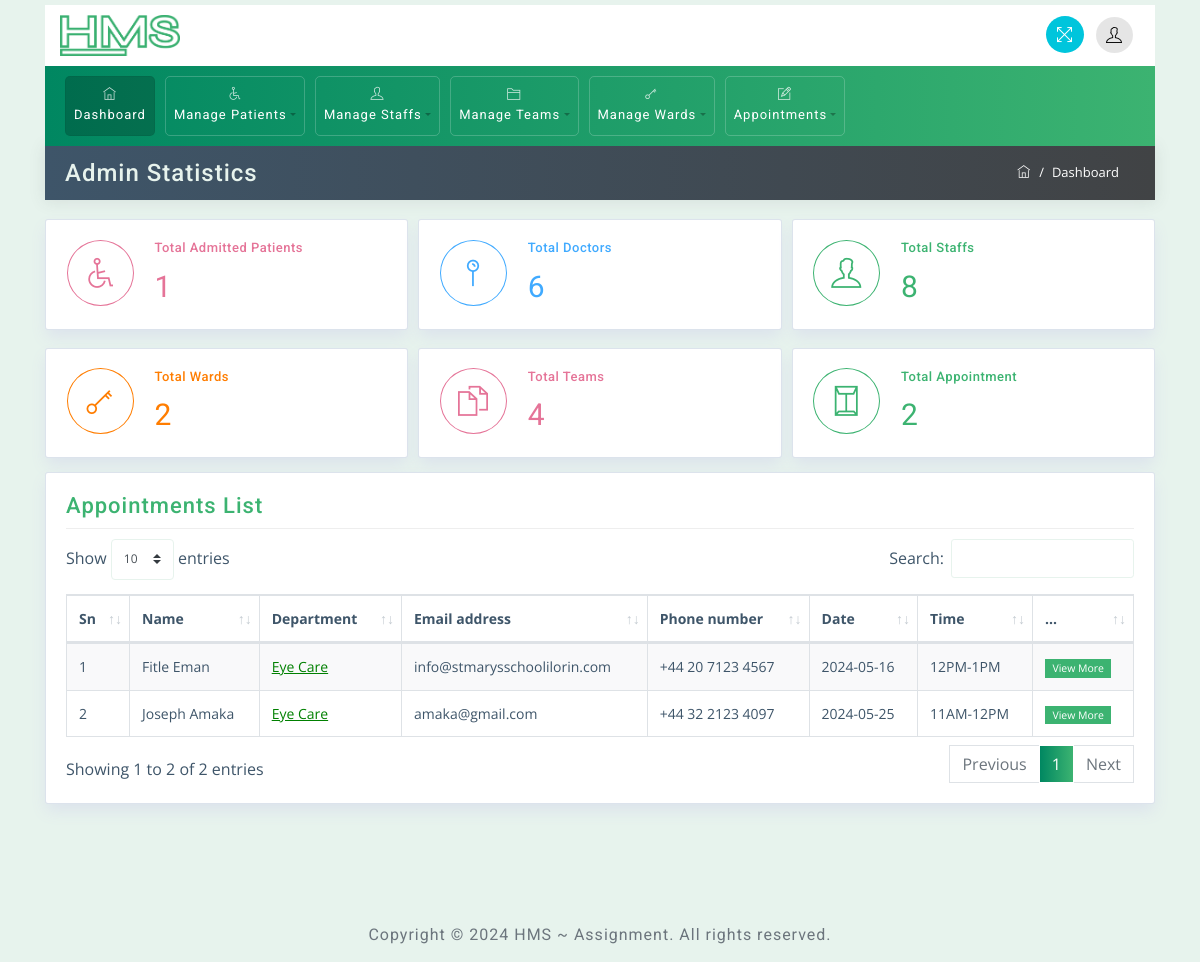
The app's page / (signed in) with its own data.
### tables this page shows
CREATE TABLE `appointments_tb` (
  `appointment_id` bigint(20) NOT NULL,
  `appointment_slug` varchar(255) NOT NULL,
  `appointment_name` varchar(255) NOT NULL,
  `appointment_team_id` bigint(20) NOT NULL,
  `appointment_phone` varchar(255) NOT NULL,
  `appointment_email` varchar(255) NOT NULL,
  `appointment_date` varchar(15) NOT NULL,
  `appointment_time` varchar(15) NOT NULL,
  `appointment_comment` longtext NOT NULL,
  `appointment_status` int(11) NOT NULL DEFAULT 0,
  `createdAt` timestamp NOT NULL DEFAULT current_timestamp(),
  `updatedAt` timestamp NOT NULL DEFAULT current_timestamp()
);

CREATE TABLE `teams_tb` (
  `team_id` bigint(20) NOT NULL,
  `team_slug` varchar(300) NOT NULL,
  `team_name` varchar(255) NOT NULL,
  `team_desc` text NOT NULL,
  `createdAt` timestamp NOT NULL DEFAULT current_timestamp() ON UPDATE current_timestamp(),
  `updatedAt` timestamp NOT NULL DEFAULT current_timestamp()
);

### index.php (the view, shortened to what the rows shown need)
<?php
$path = "/assignment/hms";
$list = [];
if (isset($_SESSION["isAuth"]) && isset($_SESSION["user"]) && isset($_SESSION["role"])) {
  $appointmentController = new AppointmentController();
  $appointmentCount = $appointmentController->getAppointmentCounts();
  $response = json_decode($appointmentController->fetchAllAppointment(), true);
  if (count($response["message"]) > 0) {
    $list = $response["message"];
  }
} else {
  header("location: $path/login.php");
}
?>
<!DOCTYPE html>
<html>
<head>
  <link rel="stylesheet" href="css/bootstrap.min.css" />
  <link rel="stylesheet" href="css/themify-icons.css" />
  <link rel="stylesheet" href="css/animate.css" />
  <link rel="stylesheet" href="css/styles.css" />
  <link rel="stylesheet" href="css/green.css" id="style_theme" />
  <link rel="stylesheet" href="css/responsive.css" />
  <link rel="stylesheet" href="charts/css/morris.css" />
  <link rel="stylesheet" href="datatable/dataTables.bootstrap4.min.css" />
  <link rel="stylesheet" href="css/jquery-jvectormap.css" />
</head>
<body>
  <div class="wrapper">
    <div id="content">
      <div class="container home">
        <div class="row">
          <?php
          if (isset($_SESSION["user"]["staff_role"]) && ($_SESSION["user"]["staff_role"] == "Front Desk" || $_SESSION["user"]["staff_role"] == "admin")) {
          ?>
            <div class="col-md-12">
              <div class="widget-area-2 proclinic-box-shadow">
                <div class="table-responsive mb-3">
                  <table id="tableId" class="table table-bordered table-striped">
                    <thead>
                      <tr>
                        <th>Sn</th>
                        <th>Name</th>
                        <th>Department</th>
                        <th>Email address</th>
                        <th>Phone number</th>
                        <th>Date</th>
                        <th>Time</th>
                        <th>...</th>
                      </tr>
                    </thead>
                    <tbody>
                      <?php
                      if (count($list)  > 0) {
                        $count = 1;
                        foreach ($list as $key => $appointment) {
                      ?>
                          <tr>
                            <td><?php echo $count++; ?></td>
                            <td><?php echo $appointment["appointment_name"]; ?></td>
                            <td> <a href="./team-members.php?id=<?php echo $appointment["team_id"]; ?>" style="text-decoration: underline; color:green;"><?php echo $appointment["team_desc"]; ?></a> </td>
                            <td><?php echo $appointment["appointment_email"]; ?></td>
                            <td><?php echo $appointment["appointment_phone"]; ?></td>
                            <td><?php echo $appointment["appointment_date"]; ?></td>
                            <td><?php echo $appointment["appointment_time"]; ?></td>
                            <td>
                              <a href="./about-appointment.php?slug=<?php echo $appointment["appointment_slug"]; ?>" class="badge badge-success">View More</a>
                            </td>
                          </tr>
                      <?php
                        }
                      }
                      ?>
                    </tbody>
                  </table>
                </div>
              </div>
            </div>
          <?php }
          ?>
        </div>
      </div>
    </div>
  </div>
</body>
</html>

### records on screen
appointments_tb: appointment_name "Fitle Eman", appointment_team.team_desc "Eye Care", appointment_email "info@stmarysschoolilorin.com", appointment_phone "+44 20 7123 4567", appointment_date "2024-05-16", appointment_time "12PM-1PM"
appointments_tb: appointment_name "Joseph Amaka", appointment_team.team_desc "Eye Care", appointment_email "amaka@gmail.com", appointment_phone "+44 32 2123 4097", appointment_date "2024-05-25", appointment_time "11AM-12PM"

### other values on screen
$_SESSION["user"]["staff_role"] "Admin"
$patientCount "1"
$doctorCount "6"
$staffCount "8"
$wardCount "2"
$teamCount "4"
$appointmentCount "2"
